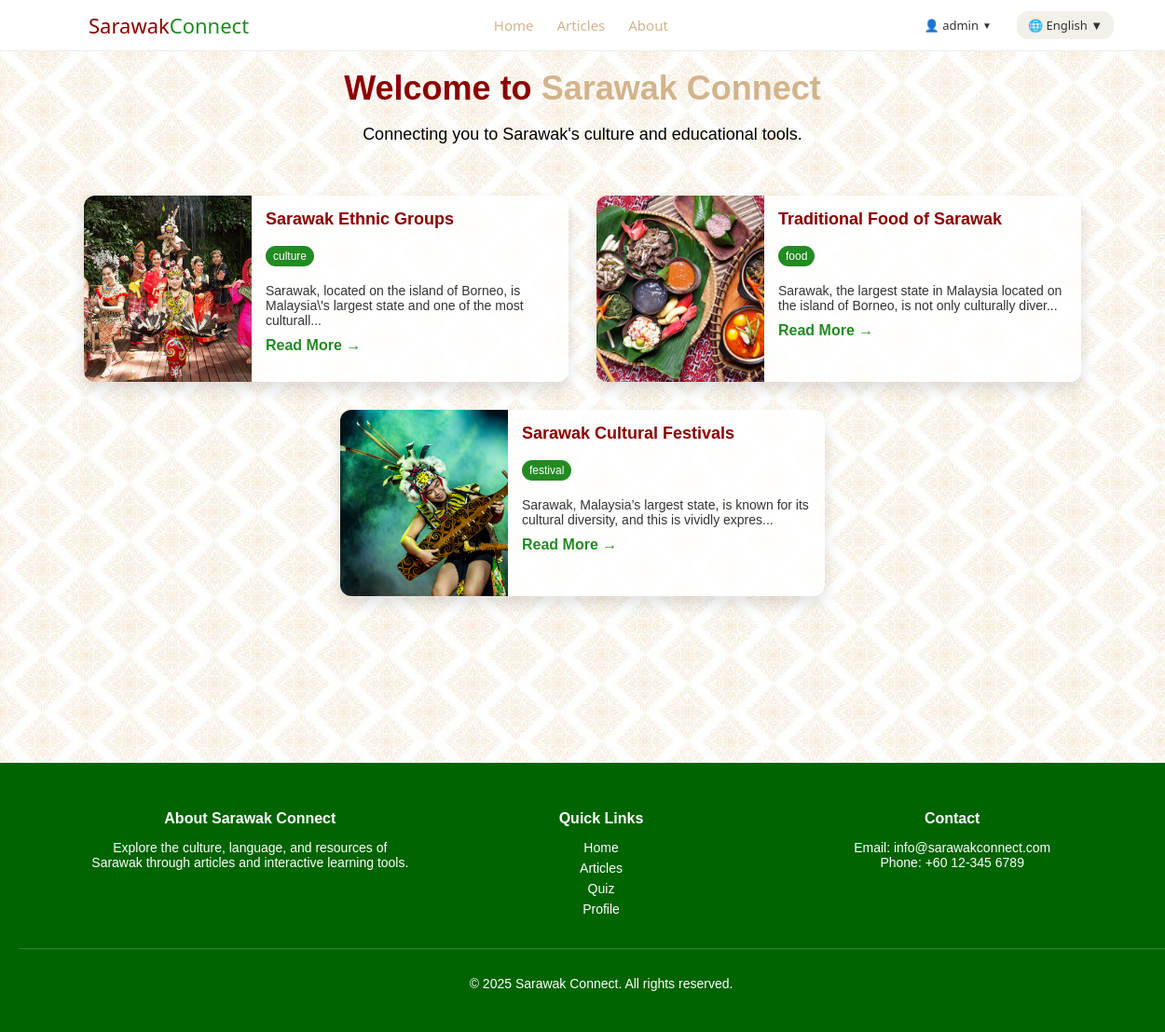
/home_loggedin.php (signed in), run on the app's committed database.
### tables this page shows
CREATE TABLE `articles` (
  `id` int(11) NOT NULL,
  `image` varchar(255) DEFAULT NULL,
  `tag` varchar(50) DEFAULT NULL,
  `title_en` varchar(255) DEFAULT NULL,
  `title_my` varchar(255) DEFAULT NULL,
  `title_zh` varchar(255) DEFAULT NULL,
  `content_en` text DEFAULT NULL,
  `content_my` text DEFAULT NULL,
  `content_zh` text DEFAULT NULL
);

### home_loggedin.php (the view, shortened to what this page needs)
<?php
include('includes/db_connect.php');
include('includes/header.php');
$lang = $_SESSION['lang'] ?? 'english';
$title_field = $lang === 'malay' ? 'title_my' : ($lang === 'mandarin' ? 'title_zh' : 'title_en');
$content_field = str_replace('title', 'content', $title_field);
?>
<div class="homepage">
  <section class="hero-section">
    <div class="hero-text">
      <?php
      if ($lang === 'malay') {
          echo "<h1>Selamat datang ke <span>Sarawak Connect</span></h1>";
          echo "<p>Menghubungkan anda dengan budaya dan pendidikan Sarawak.</p>";
      } elseif ($lang === 'mandarin') {
          echo "<h1>欢迎来到 <span>Sarawak Connect</span></h1>";
          echo "<p>连接您与砂拉越的文化与教育资源。</p>";
      } else {
          echo "<h1>Welcome to <span>Sarawak Connect</span></h1>";
          echo "<p>Connecting you to Sarawak's culture and educational tools.</p>";
      }
      ?>
    </div>
  </section>
  <section class="articles-list">
    <?php
      $result = $conn->query("SELECT id, image, tag, $title_field AS title, $content_field AS content FROM articles LIMIT 3");
      while ($row = $result->fetch_assoc()):
    ?>
    <div class="article-card">
      <img src="images/<?php echo htmlspecialchars($row['image']); ?>" alt="<?php echo htmlspecialchars($row['title']); ?>">
      <div class="article-content">
        <h3><?php echo htmlspecialchars($row['title']); ?></h3>
        <span class="article-tag"><?php echo htmlspecialchars($row['tag']); ?></span>
        <p><?php echo htmlspecialchars(substr($row['content'], 0, 100)) . '...'; ?></p>
        <a href="article.php?id=<?php echo $row['id']; ?>">Read More →</a>
      </div>
    </div>
    <?php endwhile; ?>
  </section>
</div>
<?php include('includes/footer.php'); ?>

### css/style.css (style rules this page uses)
body { font-family: Arial, sans-serif; background-color: #f5f5dc; background-image: url('../images/bg.jpg'); background-repeat: repeat; background-size: auto; margin: 0; padding: 0; min-height: 100vh; display: flex; flex-direction: column; }
.homepage { background-image: url("images/bg.jpg"); background-size: cover; background-position: center; min-height: 100vh; padding-top: 100px; box-sizing: border-box; display: flex; justify-content: center; }
.hero-section { margin-bottom: 40px; }
.hero-text h1 { color:#8B0000; font-size: 36px; margin-bottom: 10px; }
.hero-text h1 span { color: #d2b48c; }
.hero-text p { font-size: 18px; margin-bottom: 20px; }
html, body { height: 100%; margin: 0; padding: 0; flex-direction: column; }
.article-card { display: flex; flex-direction: row; background-color: rgba(255, 255, 255, 0.85); border-radius: 12px; overflow: hidden; box-shadow: 0 8px 16px rgba(0, 0, 0, 0.12); max-width: 520px; width: 100%; min-height: 200px; opacity: 0; transform: translateY(20px); animation: fadeInUp 0.6s ease forwards; }
.article-card img { width: 180px; height: 100%; object-fit: cover; }
.article-content { padding: 15px; flex: 1; }
.article-content h3 { margin-top: 0; font-size: 18px; color: #8B0000; display: flex; align-items: center; gap: 8px; }
.article-content p { font-size: 14px; margin: 10px 0; color: #333; }
.article-content a { color: forestgreen; font-weight: bold; text-decoration: none; }
.article-tag { display: inline-block; background-color: #228B22; color: white; font-size: 12px; padding: 4px 8px; border-radius: 20px; margin-bottom: 8px; }
.articles-list { display: flex; flex-wrap: wrap; gap: 20px; justify-content: center; }
.homepage { min-height: 100vh; display: flex; flex-direction: column; justify-content: flex-start; align-items: center; padding: 0; margin: 0; box-sizing: border-box; }
.hero-section { margin: 25; padding: 0; text-align: center; }
.articles-list { margin-top: 10px; margin-bottom: 40px; display: flex; flex-wrap: wrap; justify-content: center; gap: 30px; width: 100%; max-width: 1100px; }

### data on the page
articles: image (picture), title_en "Sarawak Ethnic Groups", tag "culture", content_en "Sarawak, located on the island of Borneo, is Malaysia\\'s largest state and one of the most culturall"
articles: image (picture), title_en "Traditional Food of Sarawak", tag "food", content_en "Sarawak, the largest state in Malaysia located on the island of Borneo, is not only culturally diver"
articles: image (picture), title_en "Sarawak Cultural Festivals", tag "festival", content_en "Sarawak, Malaysia’s largest state, is known for its cultural diversity, and this is vividly expres"

### other printed values
$nav['home'] "Home"
$nav['articles'] "Articles"
$nav['about'] "About"
$_SESSION['username'] "admin"
$lang "English"
$footer['about'] "About Sarawak Connect"
$footer['desc'] "Explore the culture, language, and resources of Sarawak through articles and interactive learning tools."
$footer['quick'] "Quick Links"
$nav['profile'] "Profile"
$footer['contact'] "Contact"
$footer['rights'] "All rights reserved."
